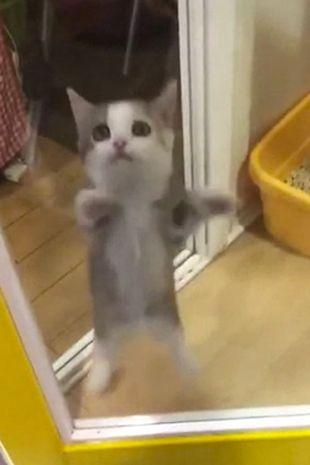
//> input picture ASCIImage/Cat.jpg, 310 x 465 px
$ ./Main   (built with g++ and OpenCV 4)
//> lines starting //> are read from the running program, lines starting //| are printed output that depends on the picture
#include <opencv2/opencv.hpp>
#include <iostream>

using namespace cv;
using namespace std;

enum Convert {
	Image,
	Video
};

char numToChar(int index) {
	char ascii[11] = {' ', '.', ':', '-', '=', '+', '*', '#', '%', '@', '@'};
	int out = floor(((float)index / 255.0) * 10.0);

	//cout << out;

	return ascii[out];
}

int main() {
	// Use power of 2 (2, 4, 8, 16, 32,...) when cropping and resizing for better result
	// Crop values
	int minCropX = 27;				// Min width crop
	int maxCropX = 27;				// Max Width crop
	int minCropY = 105;				// Min height crop
	int maxCropY = 104;				// Max height crop

	// Resize values
	int resizeY = 8;				// height resize value
	int resizeX = 8;				// Width resize value

	// Config
	Convert convert = Image;		// Choose one between Image or Video
	string winName = "ASCIImage";	// Window name

	if (convert == Image) {
		// Read image
		Mat srcImage = imread( "D:/Photo/Cat.jpg");
//> srcImage is the input picture: 465 rows x 310 cols, CV_8UC3; mean B, G, R 87.8, 126.1, 146.3

		// If no image was found, stop the program
		if (srcImage.empty()) {
			cout << "Can't open image file\n";
			cin.get();
			return -1;
		}

		// Window
		namedWindow(winName);
		imshow(winName, srcImage);

		// Crop the image (Only crop when needed)
		Mat cropImage = srcImage(
			Range(minCropY, srcImage.size().height - maxCropY),
			Range(minCropX, srcImage.size().width - maxCropX)
		);
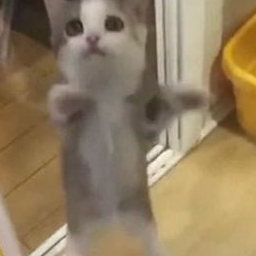
//> cropImage: 256 rows x 256 cols, CV_8UC3; mean B, G, R 95.5, 125, 144.5

		// Resize
		Mat resizeImage;
		resize(
			cropImage,
			resizeImage,
			Size(cropImage.size().height / resizeY, cropImage.size().width / resizeX),
			INTER_LINEAR
		);
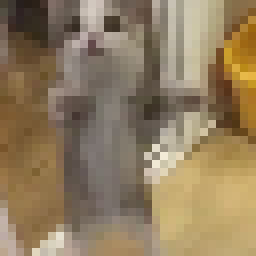
//> resizeImage: 32 rows x 32 cols, CV_8UC3 (shown 8 times larger); mean B, G, R 95.2, 124.5, 144.1

		cout << "Width: " << resizeImage.size().width << endl;
//| Width: 32
		cout << "Height: " << resizeImage.size().height << endl;
//| Height: 32

		// Convert it to vector;
		vector<uchar> output;
		output.assign(resizeImage.data, resizeImage.data + resizeImage.total() * resizeImage.channels());
//> output = 3072 values, max 243 at index 1886, min 14 at index 381, mean 121.3

		system("cls");

		// Print to console
		int widthSize = output.size() / resizeImage.size().width;
//> widthSize = 96
		for (int i = 0; i < output.size(); i++) {
			if (i % widthSize == 0) cout << endl;

			cout << numToChar(int(output[i]));
		}
//> this loop made 3072 passes
//> out in numToChar on passes 1 to 3: 1, 2, 2

		cout << endl;

		waitKey(0);
	}
	else if (convert == Video) {
		// Get video
		VideoCapture cap("D:/Videos/Milos-Dancing.mp4");

		// Check
		if (!cap.isOpened()) {
			cout << "Cannot open the video file\n";
			cin.get();
			return -1;
		}

		// Window
		namedWindow(winName);

		system("cls");

		while (cap.isOpened()) {
			// Read new frame
			Mat frame;
			bool success = cap.read(frame);

			// Video loop
			// If we reach the end frame, set position back from the start
			if (success == false) {
				//cout << "Reached the end frame\n";
				break;
			}

			// Show
			imshow(winName, frame);

			// Crop the image (Only crop when needed)
			Mat cropFrame = frame(
				Range(minCropY, frame.size().height - maxCropY),
				Range(minCropX, frame.size().width - maxCropX)
			);

			// Resize
			Mat resizeFrame;
			resize(
				cropFrame,
				resizeFrame,
				Size(cropFrame.size().height / resizeY, cropFrame.size().width / resizeX),
				INTER_LINEAR
			);

			//cout << "Width: " << resizeFrame.size().width << endl;
			//cout << "Height: " << resizeFrame.size().height << endl;

			// Convert it to vector;
			vector<uchar> output;
			output.assign(resizeFrame.data, resizeFrame.data + resizeFrame.total() * resizeFrame.channels());

			system("cls");

			// Print to console
			int widthSize = output.size() / resizeFrame.size().width;
			for (int i = 0; i < output.size(); i++) {
				if (i % widthSize == 0) cout << endl;

				cout << numToChar(int(output[i]));
			}

			// If the Esc key is pressed
			if (waitKey(10) == 27) {
				cout << "Esc key is pressed. Stopping the video.\n";
				break;
			}
		}
	}

	return 0;
}

$ run again, with ASCIImage/Milos.jpg copied over ASCIImage/Cat.jpg
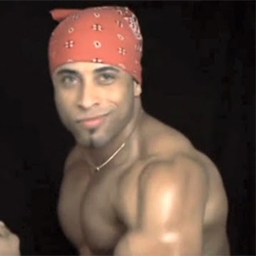
//> input picture ASCIImage/Milos.jpg, 256 x 256 px
//> srcImage is the input picture: 256 rows x 256 cols, CV_8UC3; mean B, G, R 56.9, 66.5, 86.1
//> `Mat cropImage = srcImage( Range(minCropY, srcImage.size().height - max..`:
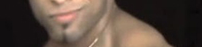
//> cropImage: 47 rows x 202 cols, CV_8UC3; mean B, G, R 63.8, 74.1, 89.8
//| Width: 5
//| Height: 25
//> output = 375 values, max 248 at index 5, min 15 at index 61, mean 78.23
//> widthSize = 75
//> the loop `for (int i = 0; i < output.size(); i++)` made 375 passes
//> out in numToChar on passes 1 to 3: 0, 0, 0
//> (printed output is left out)
